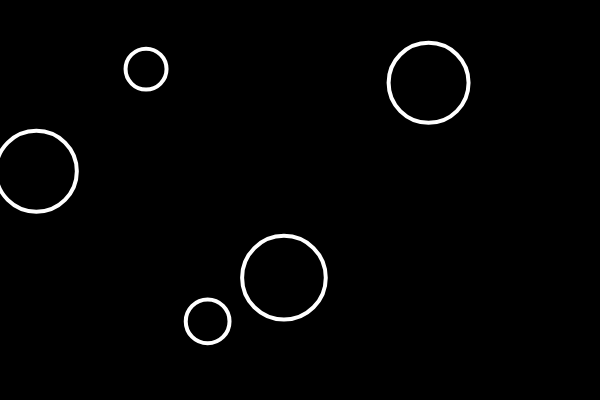
Frame 1 (no input)
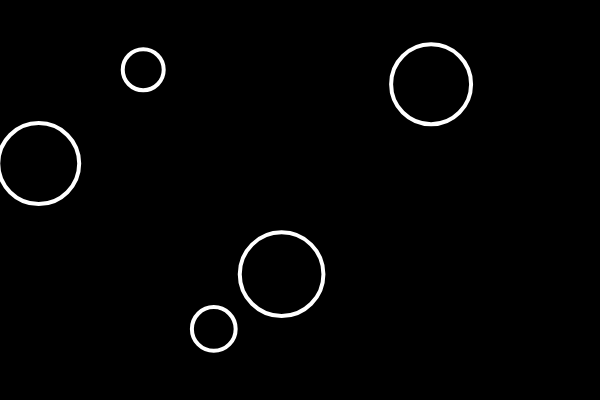
Frame 60 (no input)
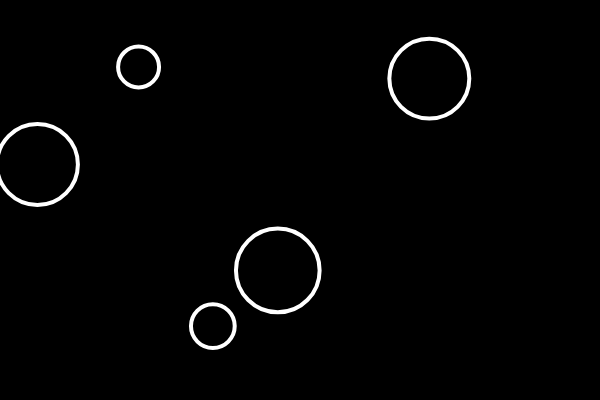
Frame 120 (the mouse pressed at the canvas centre since frame 60)

The p5.js sketch that drew these frames (run headless with seeded random() and noise() and a simulated clock; from frame 60 on, the mouse is pressed at the canvas centre):

// p5.js sketch
// ── sketch.js
let bubbles = []

// let bubbles;

function setup() {
  createCanvas(600, 400);

  for (let i = 0; i < 5; i++) {

    let x = random(width)
    let y = random(height)
    let r = random(10, 50)

    let b = new Bubble(x, y, r)

    bubbles.push(b)
  }
}

function mouseDragged() {

  let x = random(width)
  let y = random(height)
  let r = 40

  let b = new Bubble(mouseX, mouseY, r)

  bubbles.push(b)

}


function mousePressed() {

  for (let i = bubbles.length - 1; i >= 0; i--) {
    if (bubbles[i].rollover(mouseX, mouseY)) {
      bubbles.splice(i, 1)

    }
  }

}

function draw() {
  background(0);

  //建议对于数组使用 降序 的方式

  for (let i = 0; i < bubbles.length; i++) {

    if (bubbles[i].rollover(mouseX, mouseY)) {

      bubbles[i].changeColor(255)
    } else {
      bubbles[i].changeColor(0)

    }
    bubbles[i].show();
    bubbles[i].move()

  }
  if (bubbles.length > 10) {

    bubbles.splice(0, 1)
  }


}


class Bubble {
  constructor(x, y, r) {
    this.x = x;
    this.y = y;
    this.r = r;
    this.brightness = 0
  }

  move() {
    this.x = this.x + random(-1, 1)
    this.y = this.y + random(-1, 1)
  }

  // clicked(px, py) {
  //   //判断是否在泡泡里面点击
  //   // 使用dist() 方法，可以计算两点之间的距离，获取4个参数，x1,y1,x2,y2，
  //   //根据两点之间的距离与这个气泡半径的对比，就能得出是否在气泡内

  changeColor(color) {
    this.brightness = color
  }

  rollover(px, py) {
    let d = dist(px, py, this.x, this.y)
    if (d < this.r) {
      return true
    } else {
      return false
    }
  }

  show() {
    stroke(255)
    strokeWeight(4)
    fill(this.brightness, 125)
    ellipse(this.x, this.y, this.r * 2)
  }

}
